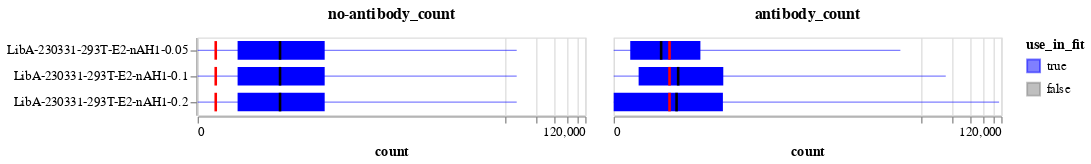

Source (notebook cell):
### Markdown cell above
Now plot the distribution of no-antibody and antibody counts versus the thresholds.
Recall we keep variants that meet **either** threshold, and in an ideal experiment all variants would meet the no-antibody threshold but we may expect only a small fraction (true escape mutations) to meet the antibody threshold.

In the plots below, the bars span the interquartile range, the lines go from min to max, the dark black line is the median, and the red line is the threshold for counts to be retained (a variant only needs to meet one threshold).

### Code cell
count_summary = (
    prob_escape.melt(
        id_vars=["sample", "concentration", "use_in_fit"],
        value_vars=["antibody_count", "no-antibody_count"],
        var_name="count_type",
        value_name="count",
    )
    .groupby(["sample", "concentration", "use_in_fit", "count_type"], as_index=False)
    .aggregate(
        median=pd.NamedAgg("count", "median"),
        q1=pd.NamedAgg("count", lambda s: s.quantile(0.25)),
        q3=pd.NamedAgg("count", lambda s: s.quantile(0.75)),
        min=pd.NamedAgg("count", "min"),
        max=pd.NamedAgg("count", "max"),
    )
    .merge(
        min_counts.rename(
            columns={
                "min_antibody_count": "antibody_count",
                "min_no_antibody_count": "no-antibody_count",
            }
        ).melt(id_vars="sample", var_name="count_type", value_name="threshold"),
        on=["sample", "count_type"],
        validate="one_to_one",
    )
)

base_chart = alt.Chart(count_summary).encode(
    y=alt.Y("sample", title=None, sort=alt.SortField("concentration")),
    tooltip=count_summary.columns.tolist(),
    color=alt.Color(
        "use_in_fit",
        scale=alt.Scale(domain=[True, False], range=["blue", "gray"]),
    ),
)

quantile_bar = base_chart.encode(
    x=alt.X(
        "q1",
        scale=alt.Scale(type="symlog", constant=20),
        axis=alt.Axis(labelOverlap=True),
        title="count",
    ),
    x2="q3",
).mark_bar(color="blue", height={"band": 0.8})

range_line = base_chart.encode(x="min", x2="max").mark_rule(color="blue", opacity=0.5)

median_line = base_chart.encode(
    x="median", x2="median", color=alt.value("black")
).mark_bar(xOffset=1, x2Offset=-1, height={"band": 0.8})

threshold_line = base_chart.encode(
    x="threshold", x2="threshold", color=alt.value("red")
).mark_bar(xOffset=1, x2Offset=-1, height={"band": 0.8})

count_summary_chart = (quantile_bar + range_line + median_line + threshold_line).facet(
    column=alt.Column(
        "count_type",
        title=None,
        sort="descending",
        header=alt.Header(labelFontWeight="bold", labelFontSize=12),
    ),
)

count_summary_chart

### Figure 1 — Vega-Lite specification as saved in the notebook (floating-point values rounded to 4 significant figures)
{"config": {"view": {"continuousWidth": 300, "continuousHeight": 300}}, "data": {"name": "data-dfddc017aaa03ce72969a3df025c40cc"}, "facet": {"column": {"field": "count_type", "header": {"labelFontSize": 12, "labelFontWeight": "bold"}, "sort": "descending", "title": null, "type": "nominal"}}, "spec": {"layer": [{"mark": {"type": "bar", "color": "blue", "height": {"band": 0.8}}, "encoding": {"color": {"field": "use_in_fit", "scale": {"domain": [true, false], "range": ["blue", "gray"]}, "type": "nominal"}, "tooltip": [{"field": "sample", "type": "nominal"}, {"field": "concentration", "type": "quantitative"}, {"field": "use_in_fit", "type": "nominal"}, {"field": "count_type", "type": "nominal"}, {"field": "median", "type": "quantitative"}, {"field": "q1", "type": "quantitative"}, {"field": "q3", "type": "quantitative"}, {"field": "min", "type": "quantitative"}, {"field": "max", "type": "quantitative"}, {"field": "threshold", "type": "quantitative"}], "x": {"axis": {"labelOverlap": true}, "field": "q1", "scale": {"constant": 20, "type": "symlog"}, "title": "count", "type": "quantitative"}, "x2": {"field": "q3"}, "y": {"field": "sample", "sort": {"field": "concentration"}, "title": null, "type": "nominal"}}}, {"mark": {"type": "rule", "color": "blue", "opacity": 0.5}, "encoding": {"color": {"field": "use_in_fit", "scale": {"domain": [true, false], "range": ["blue", "gray"]}, "type": "nominal"}, "tooltip": [{"field": "sample", "type": "nominal"}, {"field": "concentration", "type": "quantitative"}, {"field": "use_in_fit", "type": "nominal"}, {"field": "count_type", "type": "nominal"}, {"field": "median", "type": "quantitative"}, {"field": "q1", "type": "quantitative"}, {"field": "q3", "type": "quantitative"}, {"field": "min", "type": "quantitative"}, {"field": "max", "type": "quantitative"}, {"field": "threshold", "type": "quantitative"}], "x": {"field": "min", "type": "quantitative"}, "x2": {"field": "max"}, "y": {"field": "sample", "sort": {"field": "concentration"}, "title": null, "type": "nominal"}}}, {"mark": {"type": "bar", "height": {"band": 0.8}, "x2Offset": -1, "xOffset": 1}, "encoding": {"color": {"value": "black"}, "tooltip": [{"field": "sample", "type": "nominal"}, {"field": "concentration", "type": "quantitative"}, {"field": "use_in_fit", "type": "nominal"}, {"field": "count_type", "type": "nominal"}, {"field": "median", "type": "quantitative"}, {"field": "q1", "type": "quantitative"}, {"field": "q3", "type": "quantitative"}, {"field": "min", "type": "quantitative"}, {"field": "max", "type": "quantitative"}, {"field": "threshold", "type": "quantitative"}], "x": {"field": "median", "type": "quantitative"}, "x2": {"field": "median"}, "y": {"field": "sample", "sort": {"field": "concentration"}, "title": null, "type": "nominal"}}}, {"mark": {"type": "bar", "height": {"band": 0.8}, "x2Offset": -1, "xOffset": 1}, "encoding": {"color": {"value": "red"}, "tooltip": [{"field": "sample", "type": "nominal"}, {"field": "concentration", "type": "quantitative"}, {"field": "use_in_fit", "type": "nominal"}, {"field": "count_type", "type": "nominal"}, {"field": "median", "type": "quantitative"}, {"field": "q1", "type": "quantitative"}, {"field": "q3", "type": "quantitative"}, {"field": "min", "type": "quantitative"}, {"field": "max", "type": "quantitative"}, {"field": "threshold", "type": "quantitative"}], "x": {"field": "threshold", "type": "quantitative"}, "x2": {"field": "threshold"}, "y": {"field": "sample", "sort": {"field": "concentration"}, "title": null, "type": "nominal"}}}]}, "$schema": "https://vega.github.io/schema/vega-lite/v5.8.0.json", "datasets": {"data-dfddc017aaa03ce72969a3df025c40cc": [{"sample": "LibA-230331-293T-E2-nAH1-0.05", "concentration": 0.05, "use_in_fit": true, "count_type": "antibody_count", "median": 38.0, "q1": 9.0, "q3": 120.0, "min": 0, "max": 12436, "threshold": 50.0}, {"sample": "LibA-230331-293T-E2-nAH1-0.05", "concentration": 0.05, "use_in_fit": true, "count_type": "no-antibody_count", "median": 107.0, "q1": 29.0, "q3": 326.0, "min": 0, "max": 25729, "threshold": 10.0}, {"sample": "LibA-230331-293T-E2-nAH1-0.1", "concentration": 0.1, "use_in_fit": true, "count_type": "antibody_count", "median": 65.0, "q1": 15.0, "q3": 214.0, "min": 0, "max": 34488, "threshold": 50.0}, {"sample": "LibA-230331-293T-E2-nAH1-0.1", "concentration": 0.1, "use_in_fit": true, "count_type": "no-antibody_count", "median": 107.0, "q1": 29.0, "q3": 326.0, "min": 0, "max": 25729, "threshold": 10.0}, {"sample": "LibA-230331-293T-E2-nAH1-0.2", "concentration": 0.2, "use_in_fit": true, "count_type": "antibody_count", "median": 62.0, "q1": 0.0, "q3": 212.0, "min": 0, "max": 114197, "threshold": 50.0}, {"sample": "LibA-230331-293T-E2-nAH1-0.2", "concentration": 0.2, "use_in_fit": true, "count_type": "no-antibody_count", "median": 107.0, "q1": 29.0, "q3": 326.0, "min": 0, "max": 25729, "threshold": 10.0}]}}
